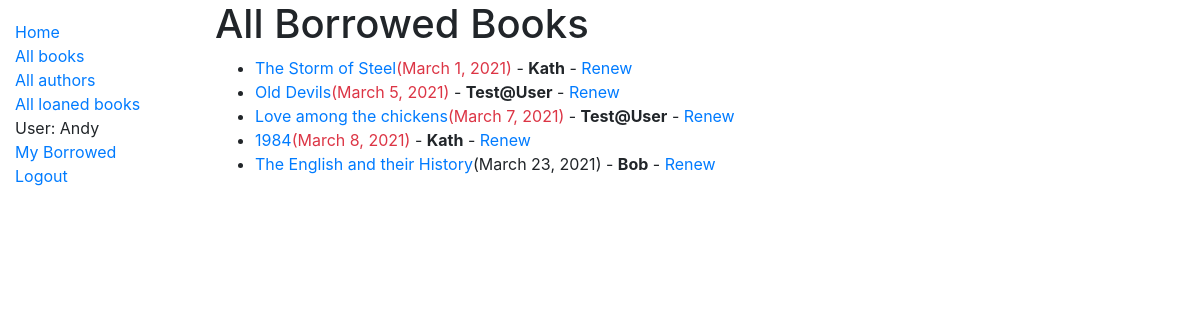
Page /catalogue/allloans/ (signed in) on the earlier database version.
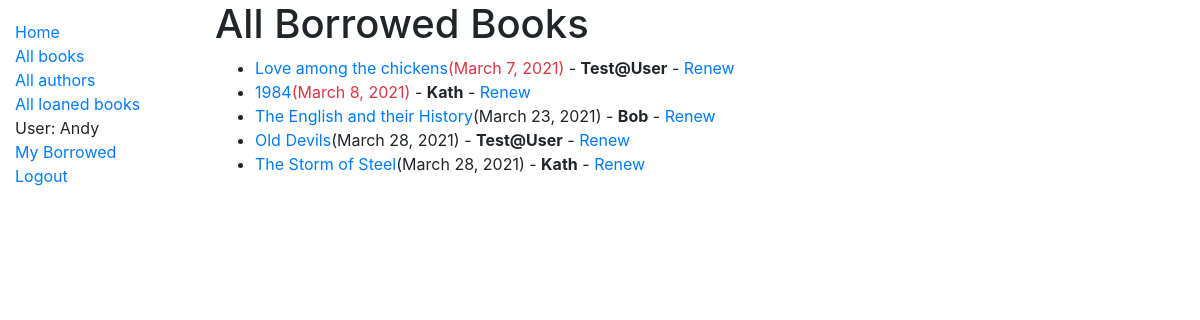
Same page on the later database version.
### catalogue/models.py (models this page shows, shortened)
class BookInstance(models.Model):
    id = models.UUIDField(primary_key=True, default=uuid.uuid4, help_text="Unique ID for this copy")
    book = models.ForeignKey('Book', on_delete=models.RESTRICT)
    language = models.ForeignKey('Language', on_delete=models.SET_NULL, null=True)
    imprint = models.CharField(max_length=200)
    due_back = models.DateField(null=True, blank=True)
    borrower = models.ForeignKey(User, on_delete=models.SET_NULL, null=True, blank=True)
    LOAN_STATUS = (
        ('m', 'maintenance'),
        ('o', 'on loan'),
        ('r', 'reserved'),
        ('a', 'available')
    )
    status = models.CharField(
        max_length = 1,
        choices=LOAN_STATUS,
        blank=True,
        default='m',
        help_text='Book availability')
    class Meta:
        ordering = ['due_back']
    @property
    def is_overdue(self):
        if self.due_back and date.today() > self.due_back:
            return True
        return False

class Book(models.Model):
    title = models.CharField(max_length=200)
    author = models.ForeignKey('Author', on_delete=models.SET_NULL, null=True)
    summary = models.TextField(max_length=1000, help_text="Please add a short description of the book")
    isbn = models.CharField('ISBN', max_length=13, unique=True, help_text='13 character ISBN number')
    genre = models.ManyToManyField(Genre, help_text='Select a genre for this book')
    def display_genre(self):
        """Create a string for the Genre. This is required to display genre in Admin."""
        return ', '.join(genre.name for genre in self.genre.all()[:3])
    display_genre.short_description = 'Genre'

### catalogue/views.py (the view)
# urls.py: path('allloans/', views.LoanedBooksAllUserListView.as_view(), name='all-borrowed'),
class LoanedBooksAllUserListView(PermissionRequiredMixin,generic.ListView):
    model = BookInstance
    permission_required = 'catalogue.can_mark_returned'
    template_name = 'catalogue/bookinstance_list_borrowed_all_users.html'
    paginate_by = 10
    def get_queryset(self):
        return BookInstance.objects.filter(status__exact='o').order_by('due_back')

### catalogue/templates/catalogue/bookinstance_list_borrowed_all_users.html
{% extends 'base_generic.html' %}
{% block content %}
    <h1>All Borrowed Books</h1>
    <ul>
    {% for book in bookinstance_list %}
        <li><a href="{{ book.get_absolute_url }}">{{ book.book.title }}</a><h8 class="{% if book.is_overdue %}text-danger{% endif %}">({{ book.due_back}})</h8> - <strong>{{ book.borrower}}</strong>
            {% if perms.catalog.can_mark_returned %}- <a href="{% url 'renew-book-librarian' book.id %}">Renew</a>  {% endif %}
        </li>
        {% endfor %}
    </ul>
{% endblock %}

Differences in the rows shown:
changed BookInstance "Old Devils": due_back "March 5, 2021" → "March 28, 2021"; moves down the list
changed BookInstance "The Storm of Steel": due_back "March 1, 2021" → "March 28, 2021"; moves down the list
